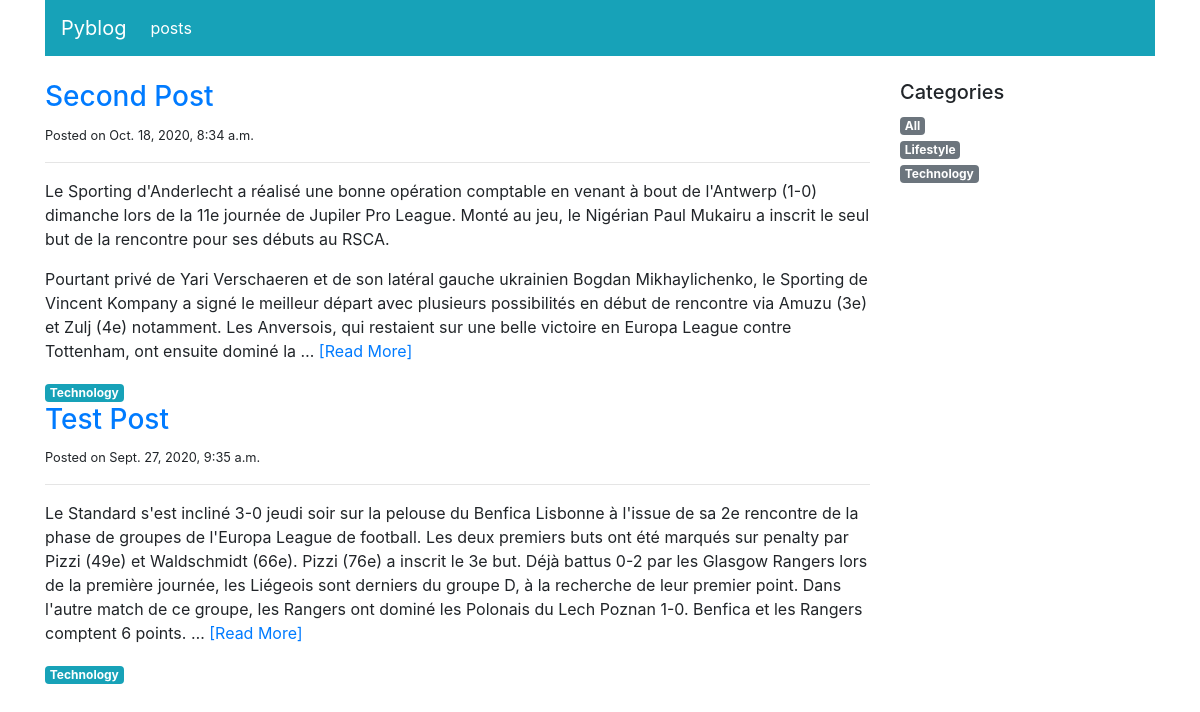
Page /blog/posts/ on the earlier database version.
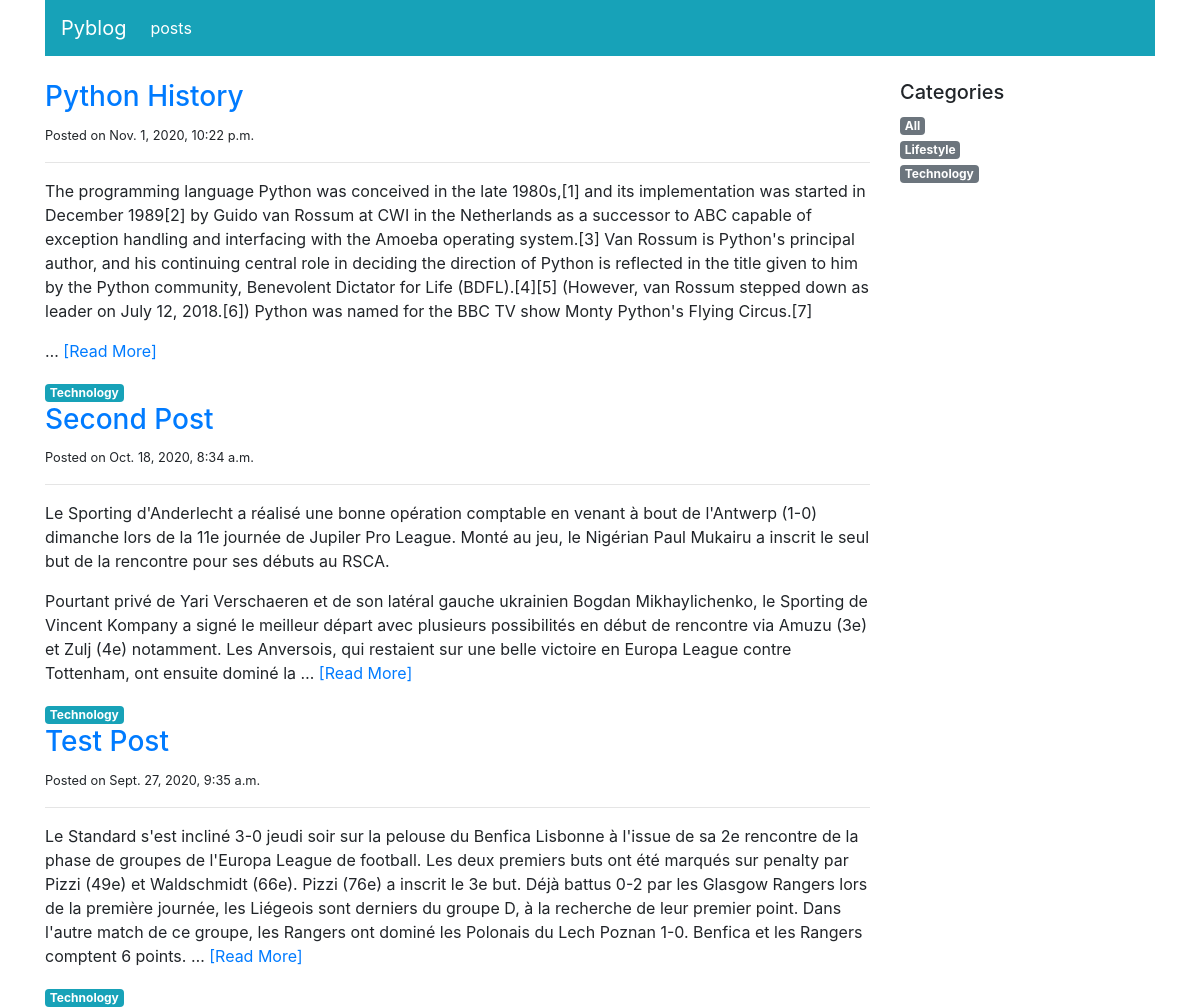
Same page on the later database version.
### blog/models.py (models this page shows, shortened)
class Post(models.Model):
    title = models.CharField(max_length=166)
    category = models.ForeignKey('PostCategory',
                                 null=True,
                                 blank=True,
                                 on_delete=models.DO_NOTHING)
    published = models.BooleanField(default=False)
    text = models.TextField(blank=True)
    created_at = models.DateTimeField(auto_now_add=True,null=True)

class PostCategory(models.Model):
    name = models.CharField(max_length=50)
    def slug(self):
        return slugify(self.name)

### blog/views.py (the view)
# urls.py: path('posts/', views.post_list, name='home'),
def post_list(request, category_name=model_helpers.post_category_all.slug()):
    category, posts = model_helpers.get_category_and_posts(category_name)
    categories = model_helpers.get_category()
    context = {
        'navigation_items': navigation.navigation_items(navigation.NAV_POSTS),
        'category': category,
        'posts': posts,
        'categories': categories,
    }
    return render(request, 'blog/post_list.html', context)

### blog/model_helpers.py (called while the page is built, shortened)
def get_category_and_posts(category_name):
    posts = Post.objects.filter(published=True)
    if category_name == post_category_all.slug():
        category = post_category_all
    posts=posts.order_by('-created_at')
    return category, posts

def get_category():
    categories=list(PostCategory.objects.all().order_by('name'))
    categories.insert(0,post_category_all)
    return categories

### blog/navigation.py (called while the page is built)
def navigation_items(selected_item):
    items = []
    for name, url in NAV_ITEMS:
        items.append({
            'name': name,
            'url': url,
            'active': True if selected_item == name else False
        })
    return items

### blog/templates/blog/post_list.html (shortened to what this page needs)
{% extends 'base.html' %}
{% block content %}
<div class="col-sm-9">
    {% for post in posts %}
    <div>
        <h3><a href="{% url 'post_detail' post.pk %}">{{post.title}}</a></h3>
        <small>Posted on {{ post.created_at}}</small>
        <hr>
        <p class="text-muted">
            {{ post.text|linebreaks|safe|truncatewords:100 }}
            <a href="{% url 'post_detail' post.pk %}">[Read More]</a>
        </p>
        <a href="{% url 'post_list' post.category.slug %}" class="badge badge-info">
            {{ post.category.name|capfirst }}</a>
    </div>
    {% endfor %}
</div>
<div class="col-sm-3">
    <h5>Categories</h5>
    <ul class="list-unstyled">
        {% for cat in categories %}
        <li>
            <a href="{% url 'post_list' cat.slug %}"
               class="badge badge-secondary">
                {{ cat.name|capfirst }}
            </a>
        </li>
        {% endfor %}
    </ul>
</div>
{% endblock content %}

Differences in the rows shown:
added Post: title "Python History", created_at "Nov. 1, 2020, 10:22 p.m.", text "The programming language Python was conceived in the late 1980s,[1] and its implementation was started in December 1989[2] by Guido van Rossum at CWI in the Netherlands as a successor to ABC capable of exception handling and interfacing with the Amoeba operating system.[3] Van Rossum is Python's principal author, and his continuing central role in deciding the direction of Python is reflected in the title given to him by the Python community, Benevolent Dictator for Life (BDFL).[4][5] (However, van Rossum stepped down as leader on July 12, 2018.[6]) Python was named for the BBC TV show Monty Python's Flying Circus.[7] …", category.name "Technology"
